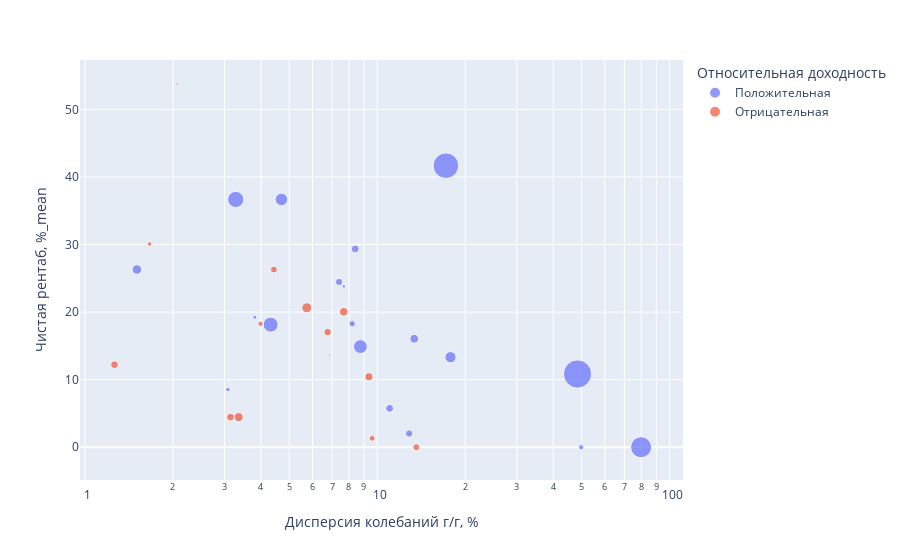

Source (notebook cell):
### Code cell
plot_1.show()

### Figure 1 — Plotly figure (JSON) as saved in the notebook; plotly's stock layout.template omitted (floating-point values rounded to 4 significant figures)
{"data": [{"hovertemplate": "<b>%{hovertext}</b><br><br>Относительная доходность=Положительная<br>Дисперсия колебаний г/г, %=%{x}<br>Чистая рентаб, %_mean=%{y}<br>Полная относительная доходность, %=%{marker.size}<extra></extra>", "hovertext": ["YNDX", "AGRO", "BSPB", "GAZP", "MVID", "MAGN", "MTLR", "MTLRP", "LKOH", "NLMK", "PIKK", "PLZL", "SBER", "SBERP", "CHMF", "SELG", "TGKA", "FEES", "PHOR", "MSNG", "NVTK", "ROSN", "TATNP"], "legendgroup": "Положительная", "marker": {"color": "#636efa", "size": [195.2, 120.3, 82.41, 8.216, 83.69, 300.5, 45.04, 687.2, 5.747, 6.073, 351.3, 1017.0, 247.4, 406.6, 19.89, 1242.0, 0.1936, 96.68, 26.06, 95.42, 143.9, 31.32, 63.62], "sizemode": "area", "sizeref": 3.106, "symbol": "circle"}, "mode": "markers", "name": "Положительная", "orientation": "v", "showlegend": true, "type": "scatter", "x": [17.8, 13.37, 7.4, 6.857, 12.85, 8.753, 49.81, 79.84, 2.592, 5.53, 4.316, 17.17, 4.7, 3.279, 7.684, 48.4, 22.73, 8.402, 3.812, 11.01, 1.505, 3.082, 8.206], "xaxis": "x", "y": [13.33, 16.06, 24.47, 13.63, 2.029, 14.9, 0, 0, 6, 16.33, 18.14, 41.67, 36.67, 36.67, 23.81, 10.84, 8.486, 29.35, 19.24, 5.757, 26.3, 8.529, 18.27], "yaxis": "y"}, {"hovertemplate": "<b>%{hovertext}</b><br><br>Относительная доходность=Отрицательная<br>Дисперсия колебаний г/г, %=%{x}<br>Чистая рентаб, %_mean=%{y}<br>Полная относительная доходность, %=%{marker.size}<extra></extra>", "hovertext": ["ALRS", "VTBR", "AFKS", "AFLT", "GMKN", "LSRG", "MTSS", "MOEX", "RTKM", "RTKMP", "TRNFP", "HYDR", "TATN"], "legendgroup": "Отрицательная", "marker": {"color": "#EF553B", "size": [73.99, 159.9, 54.58, 75.19, 32.61, 100.6, 92.65, 10.97, 129.8, 93.85, 117.9, 88.26, 44.03], "sizemode": "area", "sizeref": 3.106, "symbol": "circle"}, "mode": "markers", "name": "Отрицательная", "orientation": "v", "showlegend": true, "type": "scatter", "x": [4.428, 5.74, 9.602, 13.6, 1.665, 9.361, 1.262, 2.065, 3.354, 3.147, 7.678, 6.763, 3.985], "xaxis": "x", "y": [26.3, 20.64, 1.329, 0, 30.07, 10.43, 12.21, 53.76, 4.457, 4.457, 20.05, 17.04, 18.27], "yaxis": "y"}], "layout": {"legend": {"itemsizing": "constant", "title": {"text": "Относительная доходность"}, "tracegroupgap": 0}, "margin": {"t": 60}, "xaxis": {"anchor": "y", "domain": [0, 1], "title": {"text": "Дисперсия колебаний г/г, %"}, "type": "log"}, "yaxis": {"anchor": "x", "domain": [0, 1], "title": {"text": "Чистая рентаб, %_mean"}}}}
